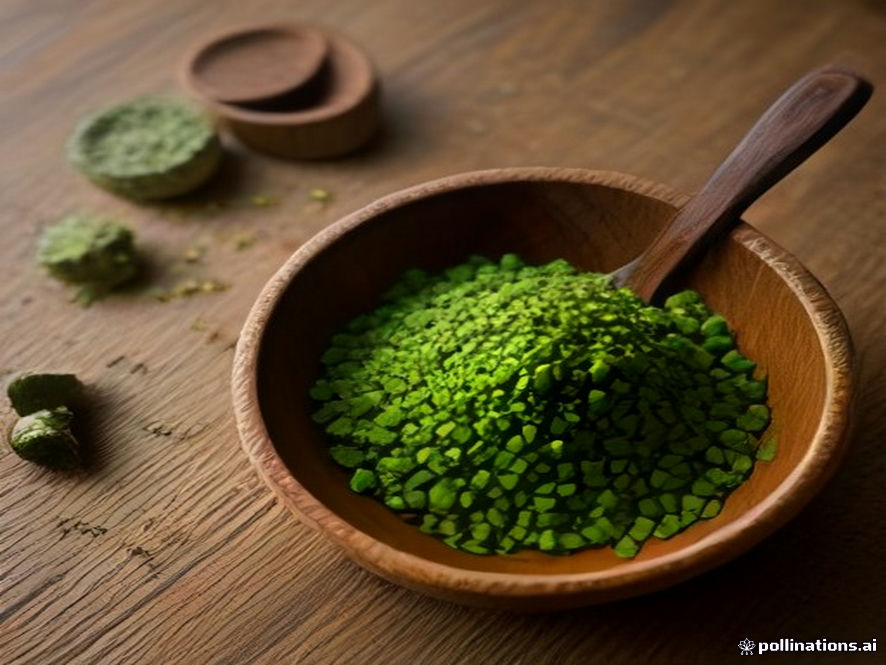
#> input picture scratch/bases/green-chilli-powder.jpg, 886 x 665 px, found by its file name
$ python fix_neem_main.py
#> lines starting #> are read from the running program, lines starting #| are printed output that depends on the picture
import os, io
from PIL import Image, ImageEnhance, ImageStat
import numpy as np

target = (1600, 1200)

def hex_to_rgb(hex_str):
    h = hex_str.lstrip('#')
    return tuple(int(h[i:i+2], 16) for i in (0, 2, 4))

def save_webp(img, out_path, max_kb=240):
    for q in (84, 80, 75, 70, 65, 58):
        buf = io.BytesIO()
        img.save(buf, 'WEBP', quality=q, method=6)
        if len(buf.getvalue()) <= max_kb * 1024:
            break
    with open(out_path, 'wb') as f:
        f.write(buf.getvalue())
    return len(buf.getvalue()) // 1024

neem_rgb = hex_to_rgb("#2C5E3B") # Forest green
base_bowl = Image.open('scratch/bases/green-chilli-powder.jpg').convert('RGB')
#> base_bowl is the input picture: PIL image 886x665 RGB; mean R, G, B 95.3, 77.6, 47.4
w_b, h_b = base_bowl.size
#> w_b = 886; h_b = 665
want = target[0] / target[1]
if w_b / h_b > want:
    nw = int(h_b * want)
    base_bowl = base_bowl.crop(((w_b - nw) // 2, 0, (w_b + nw) // 2, h_b))
else:
    nh = int(w_b / want)
#> nh = 664
    base_bowl = base_bowl.crop((0, (h_b - nh) // 2, w_b, (h_b + nh) // 2))
#> base_bowl: PIL image 886x664 RGB
base_bowl = base_bowl.resize(target, Image.Resampling.LANCZOS)
#> base_bowl: PIL image 1600x1200 RGB

# Tint powder bowl rich green
arr_b = np.array(base_bowl, dtype=np.float32)
y_idx, x_idx = np.indices((1200, 1600))
dist_x = (x_idx - 1600 * 0.44) / (1600 * 0.28)
dist_y = (y_idx - 1200 * 0.52) / (1200 * 0.26)
rad = np.clip(1.0 - np.sqrt(dist_x**2 + dist_y**2), 0.0, 1.0)
mask = rad[:, :, np.newaxis]
tint = np.array(neem_rgb, dtype=np.float32)
arr_b_tinted = arr_b * (1.0 - 0.48 * mask) + tint * (0.48 * mask)
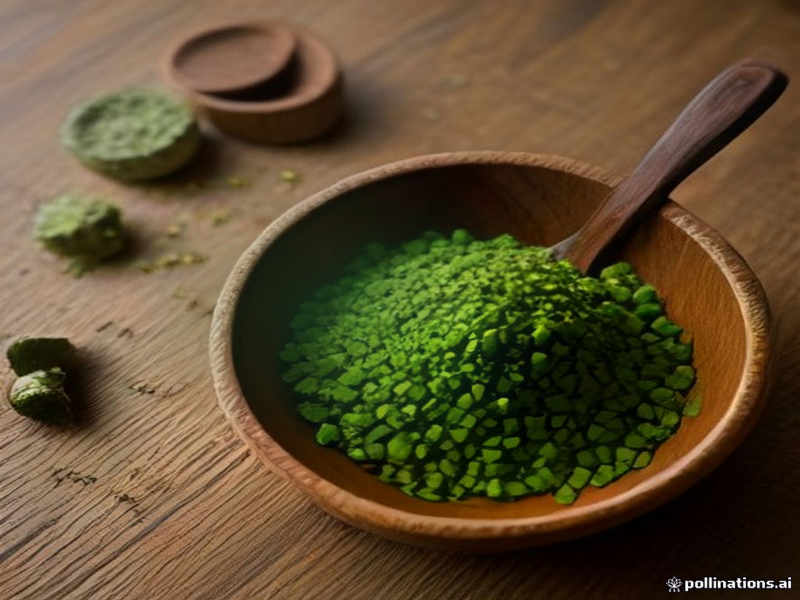
#> arr_b_tinted: shape (1200, 1600, 3) float64 (shown at 1/2 size); mean R, G, B 94.3, 78.2, 48.6
arr_b_tinted = np.clip(arr_b_tinted, 0, 255).astype(np.uint8)
powder_bowl = Image.fromarray(arr_b_tinted)

# Right side: fresh neem leaves
#> (the run stopped early here; a loop or call above may not have finished)

$ run again, with scratch/bases/aloe-vera-powder.jpg copied over scratch/bases/green-chilli-powder.jpg
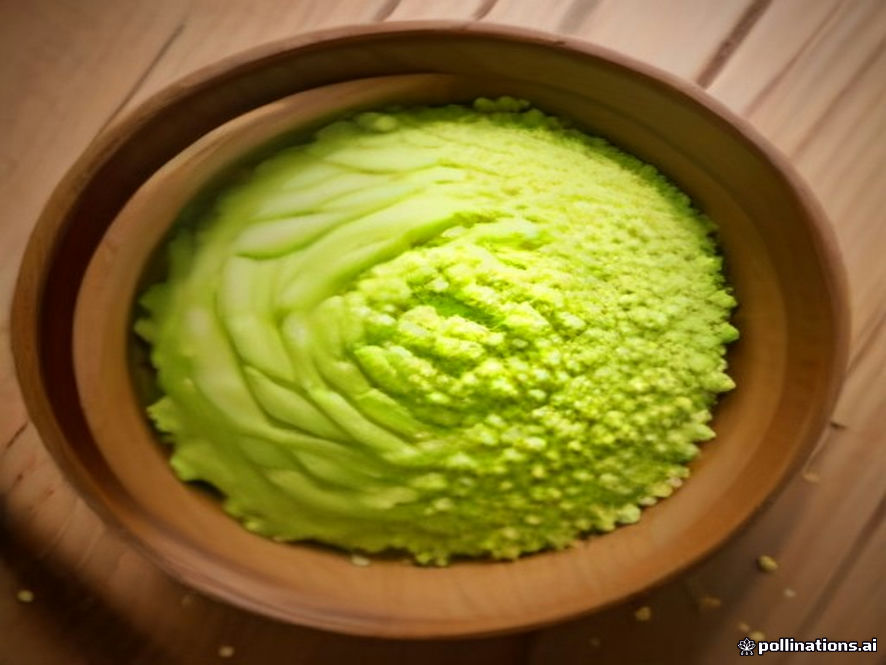
#> input picture scratch/bases/aloe-vera-powder.jpg, 886 x 665 px, found by its file name
#> base_bowl is the input picture: PIL image 886x665 RGB; mean R, G, B 133.9, 113.8, 44.9
#> `arr_b_tinted = arr_b * (1.0 - 0.48 * mask) + tint * (0.48 * mask)`:
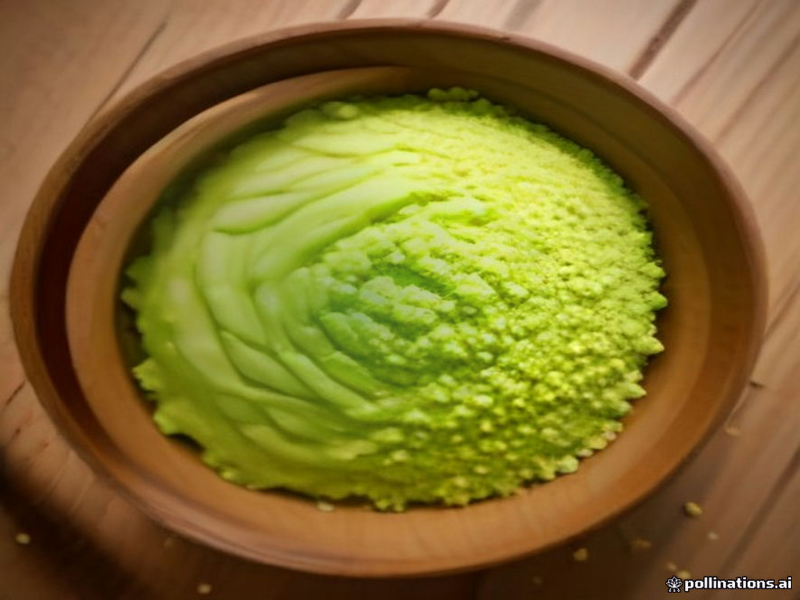
#> arr_b_tinted: shape (1200, 1600, 3) float64 (shown at 1/2 size); mean R, G, B 129.2, 110.4, 45.4

$ run again, with scratch/bases/amla-powder.jpg copied over scratch/bases/green-chilli-powder.jpg
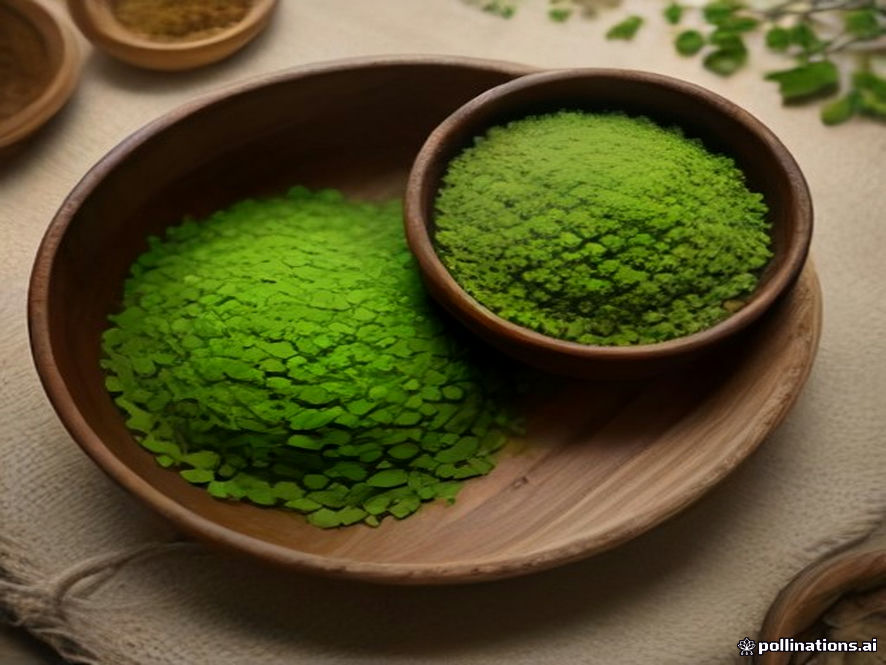
#> input picture scratch/bases/amla-powder.jpg, 886 x 665 px, found by its file name
#> base_bowl is the input picture: PIL image 886x665 RGB; mean R, G, B 91.4, 86, 47.2
#> `arr_b_tinted = arr_b * (1.0 - 0.48 * mask) + tint * (0.48 * mask)`:
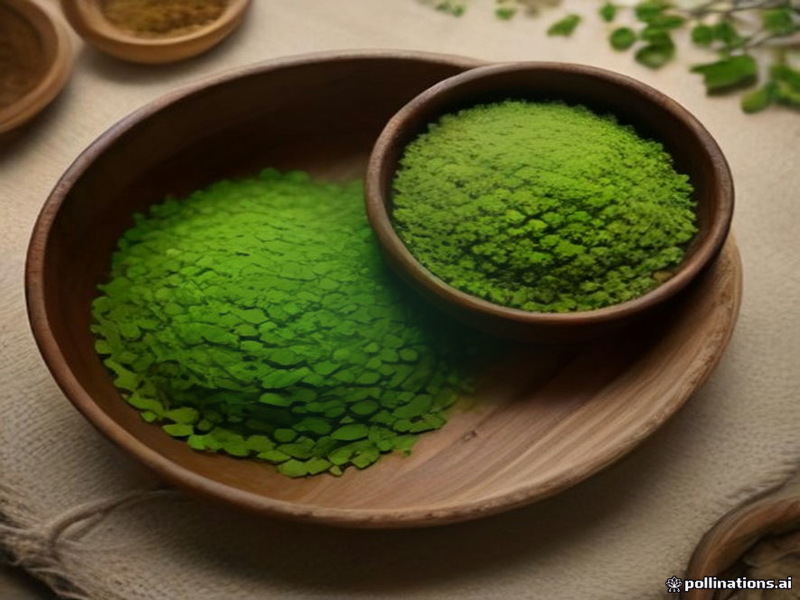
#> arr_b_tinted: shape (1200, 1600, 3) float64 (shown at 1/2 size); mean R, G, B 90.8, 86.2, 49

$ run again, with scratch/bases/ashwagandha-root-powder.jpg copied over scratch/bases/green-chilli-powder.jpg
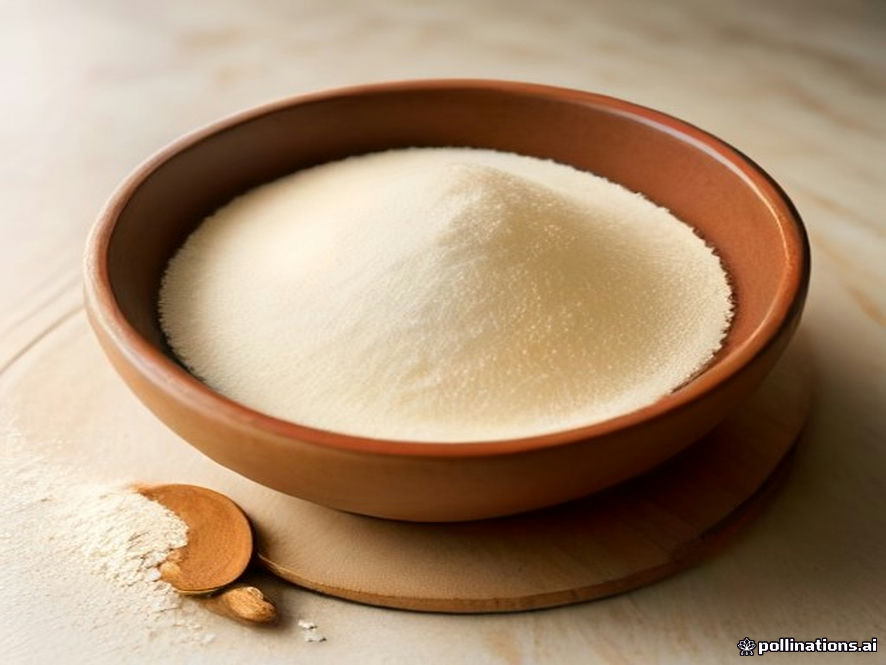
#> input picture scratch/bases/ashwagandha-root-powder.jpg, 886 x 665 px, found by its file name
#> base_bowl is the input picture: PIL image 886x665 RGB; mean R, G, B 168.5, 142.1, 115.3
#> `arr_b_tinted = arr_b * (1.0 - 0.48 * mask) + tint * (0.48 * mask)`:
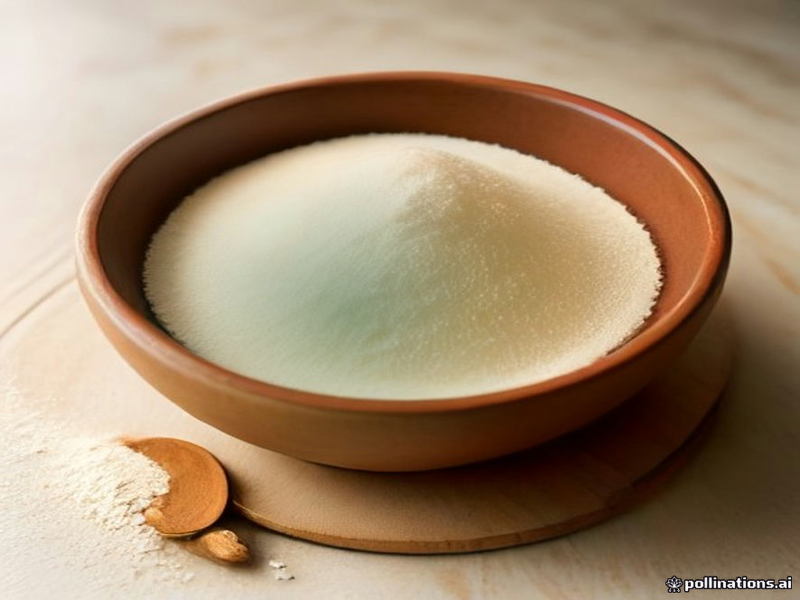
#> arr_b_tinted: shape (1200, 1600, 3) float64 (shown at 1/2 size); mean R, G, B 162.3, 138.5, 111.7
